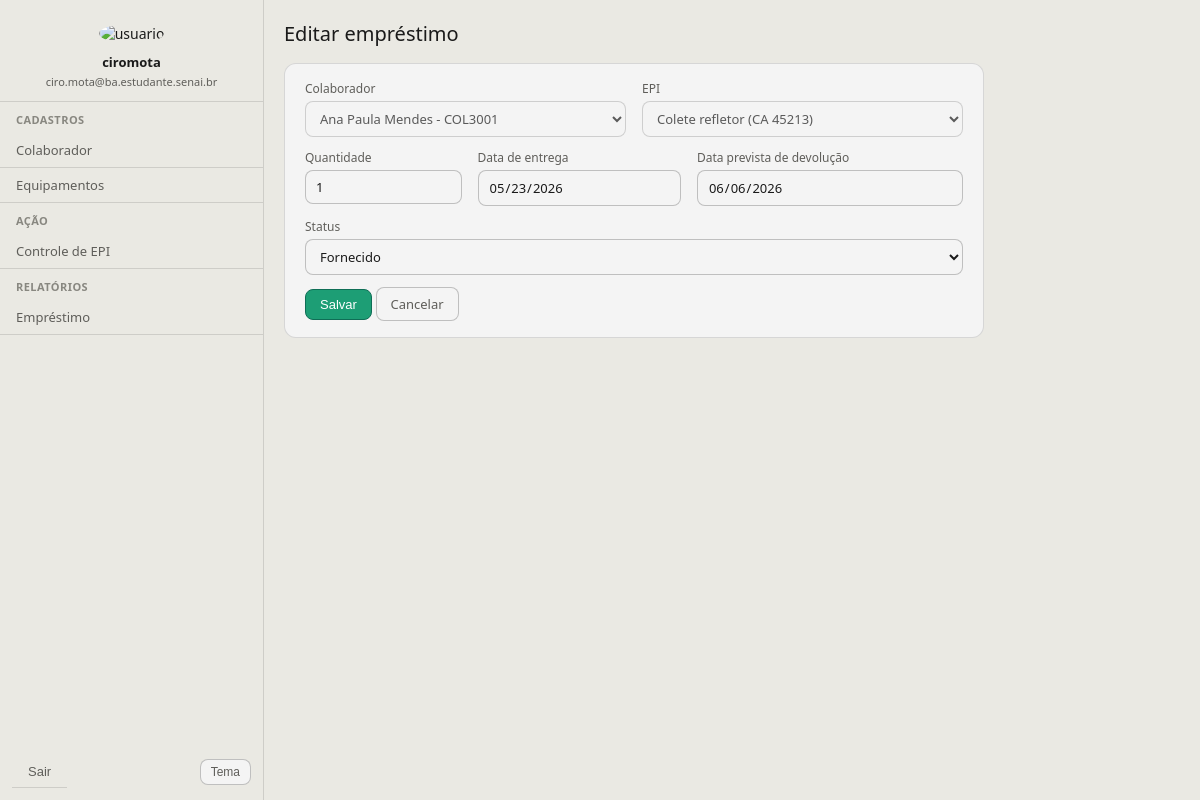
Screenshot of /emprestimos/5/editar/ (signed in) with the database file from the repository.
### colaboradores/models.py (models this page shows, shortened)
class Emprestimo(models.Model):
    STATUS_EMPRESTADO = "emprestado"
    STATUS_FORNECIDO = "fornecido"
    STATUS_DEVOLVIDO = "devolvido"
    STATUS_DANIFICADO = "danificado"
    STATUS_PERDIDO = "perdido"
    STATUS_CHOICES = [
        (STATUS_EMPRESTADO, "Emprestado"),
        (STATUS_FORNECIDO, "Fornecido"),
        (STATUS_DEVOLVIDO, "Devolvido"),
        (STATUS_DANIFICADO, "Danificado"),
        (STATUS_PERDIDO, "Perdido"),
    ]
    colaborador = models.ForeignKey(Colaborador, on_delete=models.CASCADE, related_name="emprestimos")
    equipamento = models.ForeignKey(Equipamento, on_delete=models.CASCADE, related_name="emprestimos")
    quantidade = models.PositiveIntegerField(default=1)
    data_entrega = models.DateTimeField()
    data_prevista_devolucao = models.DateTimeField()
    data_devolucao = models.DateTimeField(null=True, blank=True)
    observacao_devolucao = models.TextField(blank=True)
    status = models.CharField(max_length=20, choices=STATUS_CHOICES, default=STATUS_EMPRESTADO)
    criado_em = models.DateTimeField(auto_now_add=True)
    class Meta:
        ordering = ["-criado_em"]

### colaboradores/views.py (the view, shortened to what this page needs)
# urls.py: path("emprestimos/<int:pk>/editar/", EmprestimoUpdateView.as_view(), name="emprestimo_editar"),
class EmprestimoUpdateView(LoginRequiredMixin, UpdateView):
    model = Emprestimo
    form_class = EmprestimoUpdateForm
    template_name = "partials/emprestimo_form.html"
    success_url = reverse_lazy("colaboradores:emprestimo_lista")
    login_url = reverse_lazy("colaboradores:login")
    def get_form(self, form_class=None):
        form = super().get_form(form_class)
        immutable = ["colaborador", "equipamento", "data_entrega", "data_prevista_devolucao"]
        for f in immutable:
            if f in form.fields:
                form.fields[f].disabled = True
        return form

### colaboradores/forms.py
class EmprestimoUpdateForm(_EmprestimoBaseForm):
    pass

### colaboradores/models.py (called while the page is built)
    def __str__(self) -> str:
        return f"{self.nome} - {self.matricula}"

    def __str__(self) -> str:
        return f"{self.nome} ({self.codigo})" if self.codigo else self.nome

### templates/partials/emprestimo_form.html (shortened to what this page needs)
{% extends 'global/base.html' %}
{% block content %}
<h1>{% if object %}Editar empréstimo{% else %}Registrar empréstimo{% endif %}</h1>
<div class="card" style="max-width:700px">
  <form method="post" style="padding: 16px 20px">
    <div style="display: grid; grid-template-columns: 1fr 1fr; gap: 16px">
      <div class="mb-3">
        <label class="form-label">Colaborador</label>
        {{ form.colaborador }}
      </div>
      <div class="mb-3">
        <label class="form-label">EPI</label>
        {{ form.equipamento }}
      </div>
    </div>
    <div style="display: grid; grid-template-columns: 1fr 1.3fr 1.7fr; gap: 16px">
      <div class="mb-3">
        <label class="form-label">Quantidade</label>
        {{ form.quantidade }}
      </div>
      <div class="mb-3">
        <label class="form-label">Data de entrega</label>
        {{ form.data_entrega }}
      </div>
      <div class="mb-3">
        <label class="form-label">Data prevista de devolução</label>
        {{ form.data_prevista_devolucao }}
      </div>
    </div>
    <div class="mb-3">
      <label class="form-label">Status</label>
      {{ form.status }}
    </div>
    <div>
      <button class="btn btn-primary" type="submit">Salvar</button>
      <a class="btn btn-outline-secondary" href="{% url 'colaboradores:emprestimo_lista' %}">Cancelar</a>
    </div>
  </form>
</div>
{% endblock %}

### templates/global/base.html (shortened to what this page needs)
{% load static %}
<!doctype html>
<html lang="pt-br">
<head>
    <link rel="stylesheet" href="{% static 'css/styles.css' %}">
</head>
<body>
{% if user.is_authenticated %}
  <div class="main-container">
      <div class="sidebar">
          <div class="user-card">
              <img src="{% static 'colaboradores/img/ciromota.png' %}" alt="usuario">
              <div class="user-name">{{ user.get_full_name|default:user.username }}</div>
              <div class="user-email">{{ user.email|default:"" }}</div>
          </div>
          <div class="sidebar-header">Cadastros</div>
          <a href="{% url 'colaboradores:lista' %}" class="list-group-item">Colaborador</a>
          <a href="{% url 'colaboradores:equipamento_lista' %}" class="list-group-item">Equipamentos</a>
          <div class="sidebar-header">Ação</div>
          <a href="{% url 'colaboradores:emprestimo_lista' %}" class="list-group-item">Controle de EPI</a>
          <div class="sidebar-header">Relatórios</div>
          <a href="{% url 'colaboradores:emprestimo_relatorios' %}" class="list-group-item">Empréstimo</a>
          <div style="margin-top: auto; padding-top: 12px">
            <div class="sidebar-footer-actions">
              <form method="post" action="{% url 'colaboradores:logout' %}" style="margin: 0">
                <button type="submit" class="list-group-item sidebar-logout">Sair</button>
              </form>
              <button type="button" id="theme-toggle" class="btn btn-outline-secondary btn-sm sidebar-theme-toggle" aria-label="Alternar tema">Tema</button>
            </div>
          </div>
      </div>
      <div class="content-area">
{% else %}
  <div class="content-area" style="min-height: 100vh; display: flex; align-items: center; justify-content: center;">
    <div style="width: 100%; max-width: 420px;">
{% endif %}
{% block content %}{% endblock %}
{% if user.is_authenticated %}
      </div>
  </div>
{% else %}
    </div>
  </div>
{% endif %}
</body>
</html>

### rows the page displays
Emprestimo: colaborador "Ana Paula Mendes - COL3001", equipamento "Colete refletor (CA 45213)", quantidade "1", data_entrega "05/23/2026", data_prevista_devolucao "06/06/2026", status "Fornecido"

### other values shown
{{ user.get_full_name|default:user.username }} "ciromota"
{{ user.email|default:"" }} "ciro.mota@ba.estudante.senai.br"
